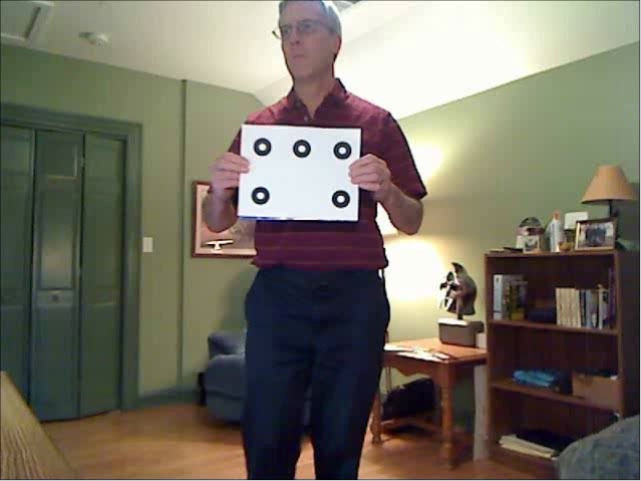
#> input picture Mines Courses/CSCI_437/Fall2020/Homework/HW2/frame1.jpg, 641 x 481 px
$ jupyter execute --allow-errors q4.ipynb
#> lines starting #> are read from the running program, lines starting #| are printed output that depends on the picture; after the words box and inside, x2 and y2 are one past the last pixel; in counts of white or black regions, pixels touching at a corner belong together
<h2>Question 4</h2>
Read and display each image of the video, and print the frame number on the displayed image.
Write a program that finds the five CCCs in each image, and marks each one with a cross hair or rectangle.
Create an output video of your results and post it on YouTube.

<h3>Solution</h3>
I started by taking the first frame of the video and thresholding the image using HSV thresholds. The image is then checked for the outer circle components and the inverse for the inner cicle components. If the inner was inside the outer and centers of the circles were within a threshold of 3px (only needs to be 1px though). For each match, I created a CCC class object. The object stores the previous position, and last position, area, last area, and the stats gathered from the components. Each is also initialized with a color (For EXTRA CREDIT) instead of a number to draw.

After the CCCs are created, the video repeats the image processing done to the first frame for all the rest. In the following loop for the rest of the video, after identifying two centroids that are close together, this is pasted to the CCC compare function that checks to see if it fits the thresholds of the previous size and position. If it matches, the attributes are updated and a box is drawn by call the drawBoundingBox method. The method gets the information of where to draw from the object stats that were just updated. The CCC's bounding box is drawn in the previous position if the position isn't updated (e.g. doesn't fit the thresholds). Finally, a video writer saves the frame.

[cell 1]
import cv2
import time
import PIL.Image
from io import BytesIO
import IPython.display
import ipywidgets as widgets
import numpy as np

#Use 'jpeg' instead of 'png' (~5 times faster)
# [6 lines left out: function array_to_image, not called in this run]

def color_components(labels):
    # Map component labels to hue val
    label_hue = np.uint8(179*labels/np.max(labels))
    blank_ch = 255*np.ones_like(label_hue)
    labeled_img = cv2.merge([label_hue, blank_ch, blank_ch])

    # cvt to BGR for display
    labeled_img = cv2.cvtColor(labeled_img, cv2.COLOR_HSV2BGR)

    # set bg label to black
    labeled_img[label_hue==0] = 0
    return labeled_img

def nothing(x):
    pass

def initializeCCCs():
    try:
        original_img = cv2.imread('frame1.jpg')
#> original_img is the input picture: shape (481, 641, 3); mean B, G, R 98, 110.2, 115.2
        thresh_img = processFrame(original_img)
#> in processFrame, `hsv_img = cv2.cvtColor(original_img, cv2.COLOR_BGR2HSV)# Split into th..`: hsv_img: shape (481, 641, 3); mean H, S, V 60.9, 76.5, 121.4
#> the loop in processFrame, `for i in range(3):` made 3 passes
#> pass 1, in processFrame, `_,low_img = cv2.threshold(planes[i], low_thresholds[i], 255, cv2.THRES..`:
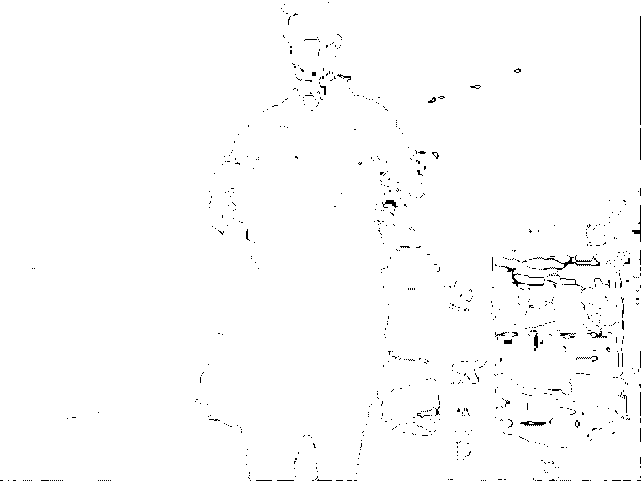
#> low_img: shape (481, 641); 98.9% white; black in thin lines or dots
#> after the loop in processFrame, `for i in range(3):`:
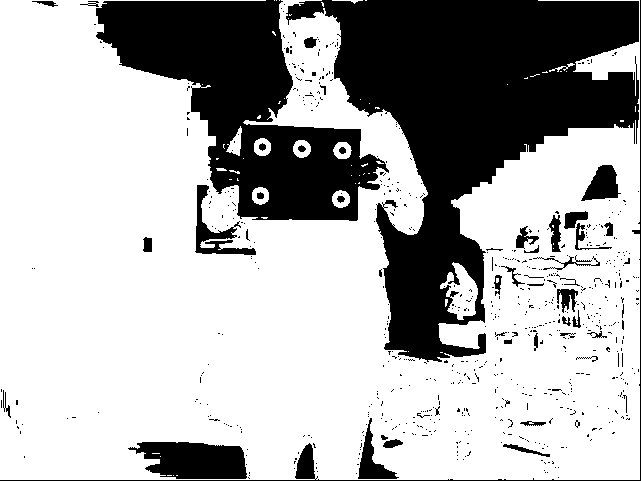
#> thresh_img: shape (481, 641); 68.8% white; 668 black regions (620 under 20 px), largest, box (x1, y1, x2, y2) and area: (286, 0, 639, 362) 54333, (96, 0, 389, 221) 29127, (128, 442, 247, 479) 3373
        colors = [(0,0,255), (255,0,0), (0,255,0), (255, 255, 0), (0, 255,255)]
    finally:
        kernelClose = cv2.getStructuringElement(cv2.MORPH_ELLIPSE, (6, 6))
        kernelOpen = cv2.getStructuringElement(cv2.MORPH_ELLIPSE, (4, 4))
        kernelDilate = cv2.getStructuringElement(cv2.MORPH_ELLIPSE, (4, 4))
        kernelErode = cv2.getStructuringElement(cv2.MORPH_ELLIPSE, (3, 3))

        innerComponents = cv2.dilate(cv2.erode(~thresh_img, kernelErode),kernelDilate)
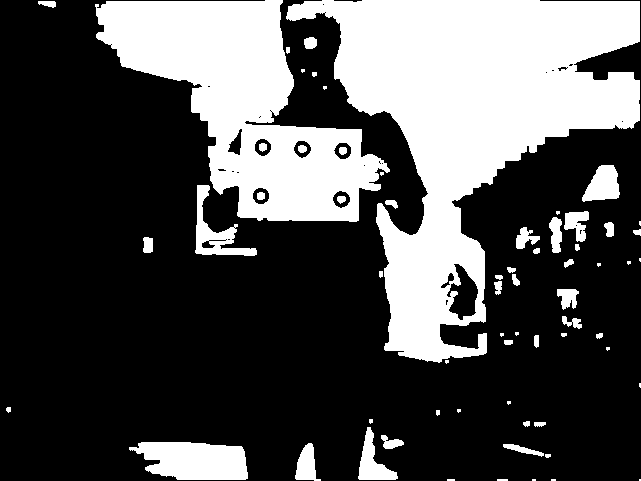
#> innerComponents: shape (481, 641); 31.4% white; 65 white regions (20 under 20 px), largest, box (x1, y1, x2, y2) and area: (286, 0, 640, 363) 55552, (95, 0, 390, 222) 30195, (129, 442, 248, 480) 3561

        filtered_img_close = cv2.morphologyEx(thresh_img, cv2.MORPH_CLOSE, kernelClose)
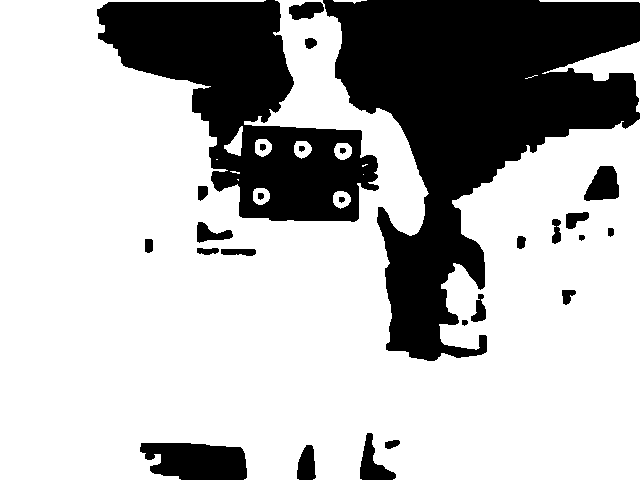
#> filtered_img_close: shape (481, 641); 70.9% white; 27 black regions, largest, box (x1, y1, x2, y2) and area: (323, 0, 640, 361) 52844, (97, 0, 379, 222) 28735, (140, 443, 247, 480) 3266
        filtered_img_open = cv2.morphologyEx(filtered_img_close, cv2.MORPH_OPEN, kernelOpen,10)
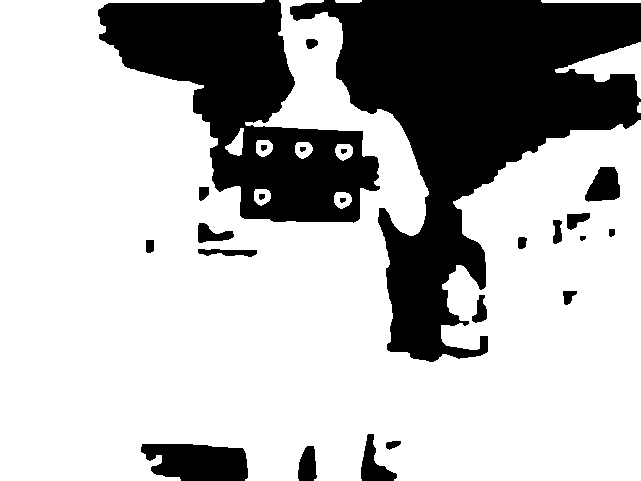
#> filtered_img_open: shape (481, 641); 70.8% white; 24 black regions, largest, box (x1, y1, x2, y2) and area: (290, 0, 641, 362) 53431, (98, 0, 380, 223) 28872, (141, 444, 248, 481) 3268
        outerComponents = filtered_img_open

        num_labels_inner, labels_im_inner, innerStats, innerCentroids = cv2.connectedComponentsWithStats(innerComponents, connectivity=8)
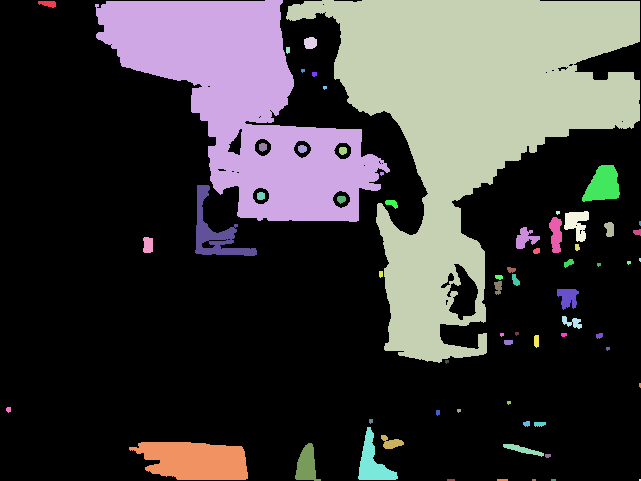
#> labels_im_inner: shape (481, 641) int32; 66 distinct labels, from 0 to 65; one colour per label, 0 black
#> num_labels_inner = 66; innerStats = 66 rows, first 6: [0, 0, 641, 481, 211386], [38, 1, 18, 7, 90], [95, 0, 295, 222, 30195], [286, 0, 354, 363, 55552], [304, 37, 13, 12, 132], [286, 47, 4, 7, 25]; innerCentroids = 66 pairs, first value 8.17 to 639.6, second value 3.21 to 479.5
        color_labeled_img_inner = color_components(labels_im_inner)
#> in color_components, `label_hue = np.uint8(179*labels/np.max(labels))`:
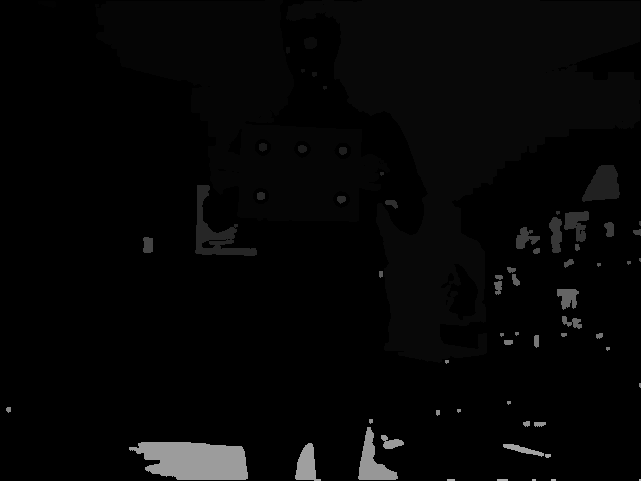
#> label_hue: shape (481, 641); min 0, max 179, mean 5.7
#> in color_components, `labeled_img = cv2.merge([label_hue, blank_ch, blank_ch])`:
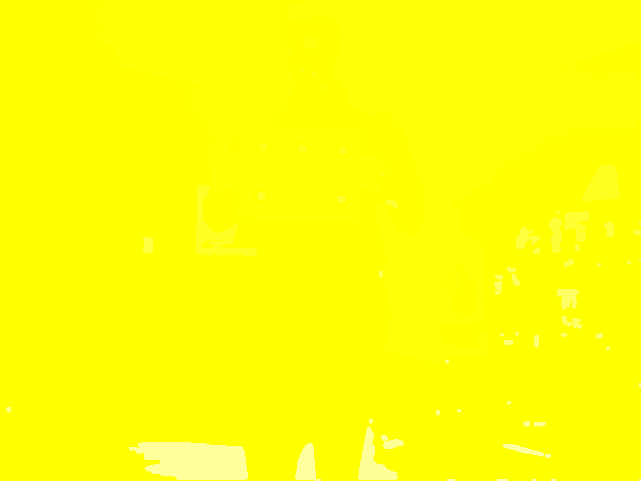
#> labeled_img: shape (481, 641, 3); mean of channels 0, 1, 2 5.7, 255, 255; drawn as B, G, R
#> in color_components, `labeled_img = cv2.cvtColor(labeled_img, cv2.COLOR_HSV2BGR)`:
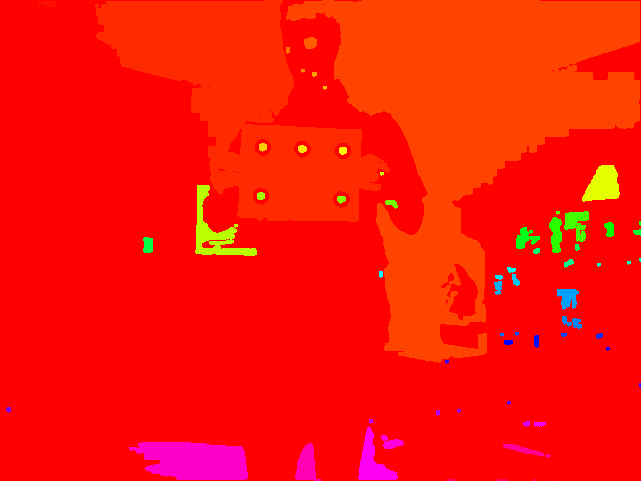
#> labeled_img: shape (481, 641, 3); mean B, G, R 4.7, 20.2, 252.6
#> in color_components, `labeled_img[label_hue==0] = 0`:
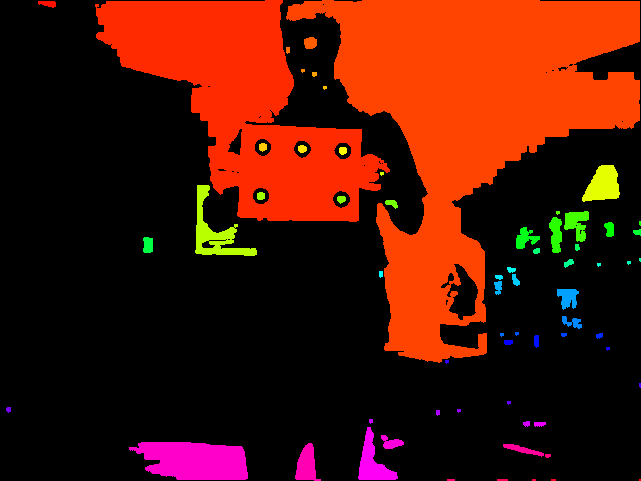
#> labeled_img: shape (481, 641, 3); mean B, G, R 4.7, 20.2, 77.8
        d1.update(array_to_image(color_labeled_img_inner))

        num_labels_outer, labels_im_outer, outerStats, outerCentroids = cv2.connectedComponentsWithStats(outerComponents, connectivity=8)
        color_labeled_img_outer = color_components(labels_im_outer)
        d2.update(array_to_image(color_labeled_img_outer))

        CCCs = []
        ccc_counter = 0
        for i, i_centroid in enumerate(innerCentroids):
            if (i == 0):
                continue
            for j, o_centroid in enumerate(outerCentroids):
                if (j == 0):
                    continue
                xi = int(i_centroid[0])
                yi = int(i_centroid[1])
                xo = int(o_centroid[0])
                yo = int(o_centroid[1])
                if(np.abs(xi - xo) < 3):
                    if(np.abs(yi - yo) < 3):
                        ccc_counter += 1
                        ccc = CCC(str(ccc_counter), xi, yi, xo, yo, outerStats[j],colors[ccc_counter-1])
                        original_img = ccc.drawBoundingBox(original_img)
                        CCCs.append(ccc)

    return CCCs

# [4 lines left out: function find_nearest, not called in this run]

def processFrame(original_img):
    low_thresholds = [0, 0, 0]
    high_thresholds = [255, 255, 150]

    image_height = original_img.shape[0]
    image_width = original_img.shape[1]

    # Convert BGR to HSV.
    hsv_img = cv2.cvtColor(original_img, cv2.COLOR_BGR2HSV)# Split into the different bands.
    planes = cv2.split(hsv_img)

    # Create output thresholded image.
    thresh_img = np.full((image_height, image_width), 255, dtype=np.uint8)

    for i in range(3):
        _,low_img = cv2.threshold(planes[i], low_thresholds[i], 255, cv2.THRESH_BINARY)
        _,high_img = cv2.threshold(planes[i], high_thresholds[i], 255, cv2.THRESH_BINARY_INV)
        thresh_band_img = cv2.bitwise_and(low_img, high_img)
        thresh_img = cv2.bitwise_and(thresh_img, thresh_band_img)

    return thresh_img

class CCC:
    # [56 lines left out: functions __init__, compare, update, drawBoundingBox, not called in this run]
